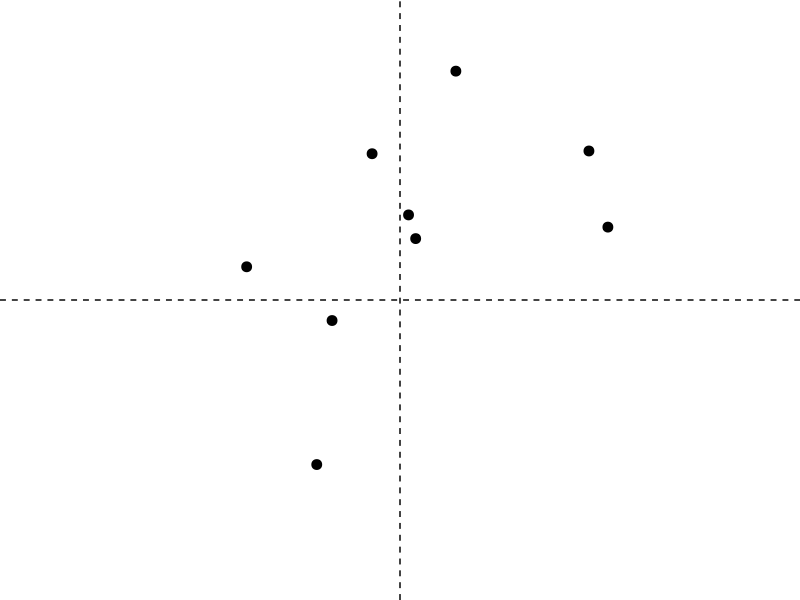
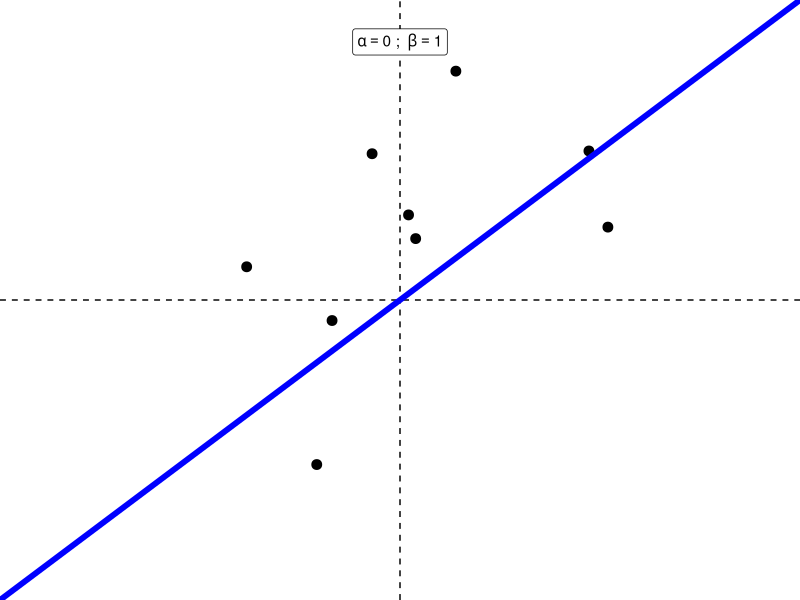
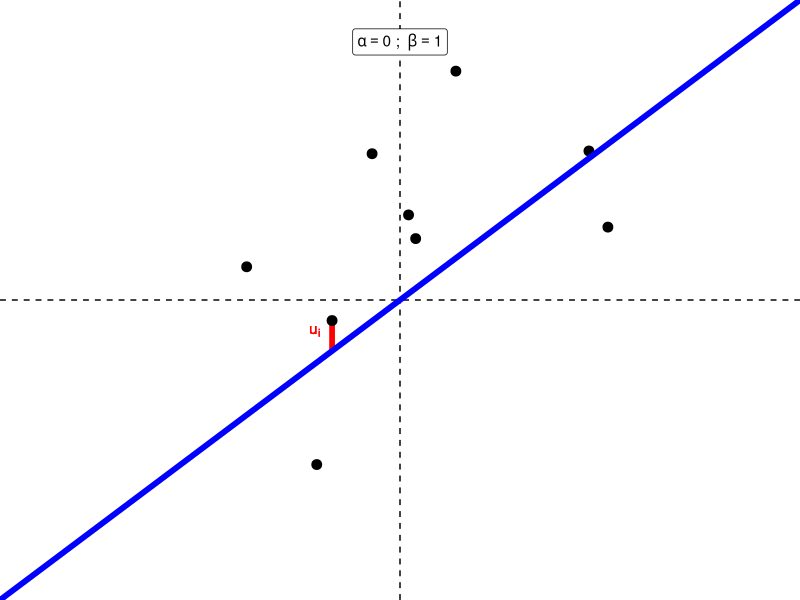
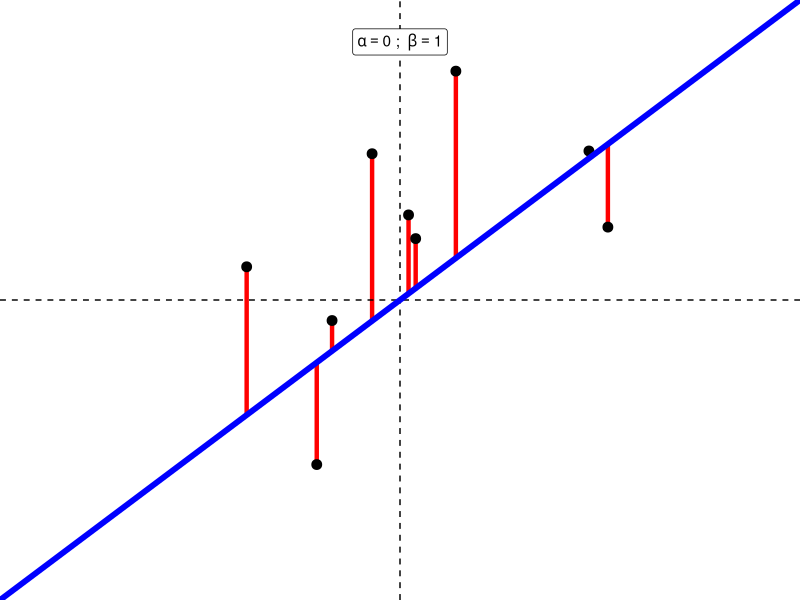
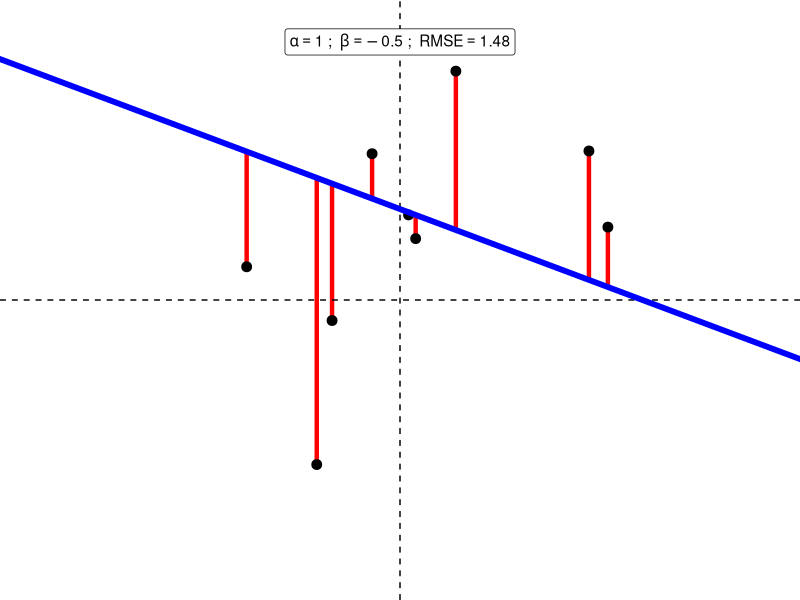
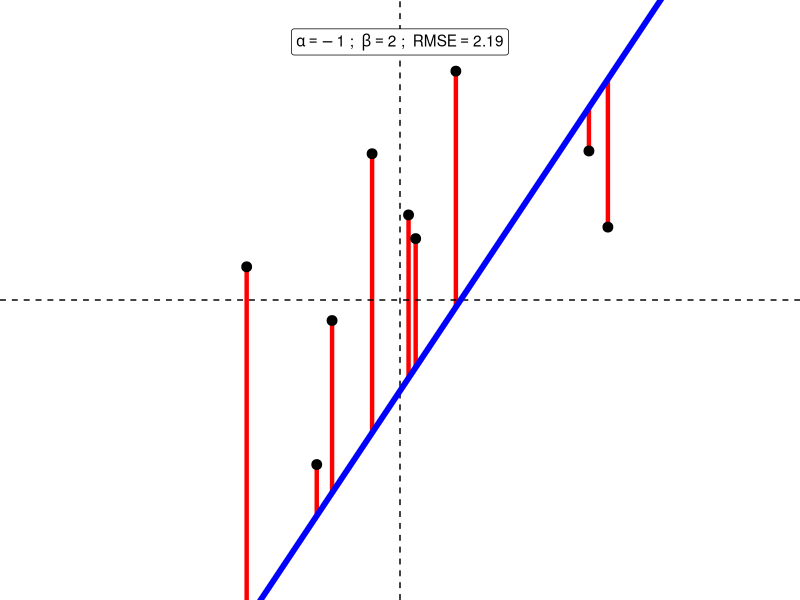
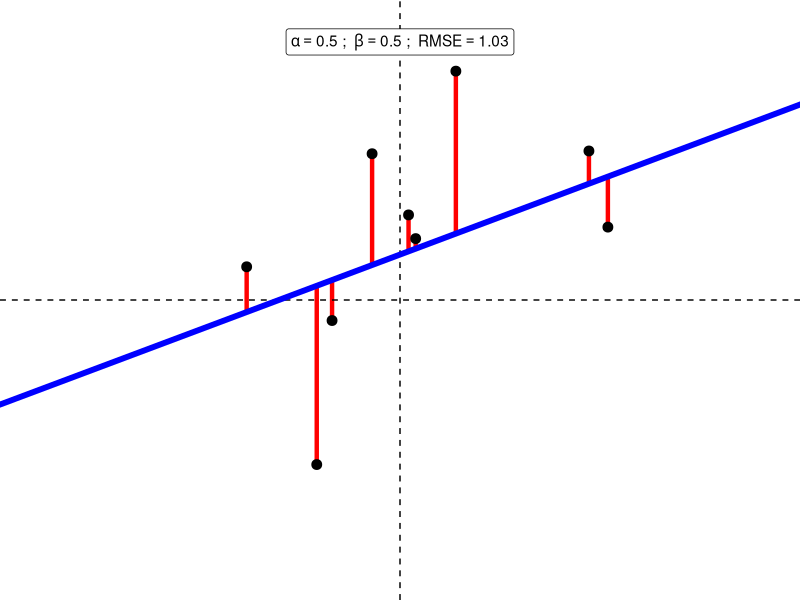

The R source for these figures, in order:
## ---- chunk 1
set.seed(123)
options(width=60)
knitr::opts_chunk$set(fig.align='center',fig.width=9,fig.height=5,message=F,warning=F)
def.chunk.hook  <- knitr::knit_hooks$get("chunk")
knitr::knit_hooks$set(chunk = function(x, options) {
  x <- def.chunk.hook(x, options)
  ifelse(options$size != "normalsize", paste0("\n \\", options$size,"\n\n", x, "\n\n \\normalsize"), x)
})
## ---- chunk 2
set.seed(123)
require(tidyverse)

X <- rnorm(9)
Y <- .5 + .5*X + rnorm(9)
p <- data.frame(X = X,Y = Y) %>%
  ggplot(aes(x = X,y = Y)) + 
  geom_point(size = 3) + 
  geom_vline(xintercept = 0,linetype = 'dashed') + 
  geom_hline(yintercept = 0,linetype = 'dashed') + 
  theme_void() + 
  lims(x = c(-3,3),y = c(-3,3))

ggsave(plot = p,filename = paste0('./scaffolding/regPlotFirst_0.png'),device = 'png',width = 4,height = 4)
## ---- chunk 3
p <- data.frame(X = X,Y = Y) %>%
  ggplot(aes(x = X,y = Y)) + 
  geom_point(size = 3) + 
  geom_vline(xintercept = 0,linetype = 'dashed') + 
  geom_hline(yintercept = 0,linetype = 'dashed') + 
  theme_void() +
  geom_abline(intercept = 0,slope = 1,color = 'blue',size = 2) + 
  lims(x = c(-3,3),y = c(-3,3)) + 
  # annotate(geom = 'rect',xmin = -.5,ymin = .5,xmax = .5,ymax = 1) + 
  annotate(geom = 'label',x = 0,y = Inf,label = list(bquote(alpha==0~'; '~beta==1)),vjust = 2.1,parse = T)
ggsave(plot = p,filename = paste0('./figs/regPlotFirst_1.png'),device = 'png',width = 4,height = 4)
## ---- chunk 4
p <- data.frame(X = X,Y = Y) %>%
  ggplot(aes(x = X,y = Y)) + 
  geom_segment(x = X[1],y = Y[1],xend = X[1],yend = X[1],color = 'red',size = 1.5) + 
  geom_point(size = 3) + 
  geom_vline(xintercept = 0,linetype = 'dashed') + 
  geom_hline(yintercept = 0,linetype = 'dashed') + 
  theme_void() + 
  geom_abline(intercept = 0,slope = 1,color = 'blue',size = 2) + 
  annotate(geom = 'text',x = X[1],y = Y[1],hjust = 2.1,vjust = 1.5,label = bquote(u[i]),color = 'red') + 
  lims(x = c(-3,3),y = c(-3,3)) + 
    annotate(geom = 'label',x = 0,y = Inf,label = list(bquote(alpha==0~'; '~beta==1)),vjust = 2.1,parse = T)
ggsave(plot = p,filename = paste0('./figs/regPlotFirst_2.png'),device = 'png',width = 4,height = 4)
## ---- chunk 5
RMSE <- sqrt(mean((Y - (X*1 + 0))^2))
p <- data.frame(X = X,Y = Y) %>%
  ggplot(aes(x = X,y = Y)) + 
  geom_segment(x = X,y = Y,xend = X,yend = X,color = 'red',size = 1.5) + 
  geom_point(size = 3) + 
  geom_vline(xintercept = 0,linetype = 'dashed') + 
  geom_hline(yintercept = 0,linetype = 'dashed') + 
  theme_void() + 
  geom_abline(intercept = 0,slope = 1,color = 'blue',size = 2) + 
  lims(x = c(-3,3),y = c(-3,3)) + 
  annotate(geom = 'label',x = 0,y = Inf,label = list(bquote(alpha==0~'; '~beta==1)),vjust = 2.1,parse = T)
ggsave(plot = p,filename = paste0('./figs/regPlotFirst_3.png'),device = 'png',width = 4,height = 4)
## ---- chunk 6
a <- 1
b <- -.5
RMSE <- sqrt(mean((Y - (X*b + a))^2))
p <- data.frame(X = X,Y = Y) %>%
  ggplot(aes(x = X,y = Y)) + 
  geom_segment(x = X,y = Y,xend = X,yend = X*b+a,color = 'red',size = 1.5) + 
  geom_point(size = 3) + 
  geom_vline(xintercept = 0,linetype = 'dashed') + 
  geom_hline(yintercept = 0,linetype = 'dashed') + 
  theme_void() + 
  geom_abline(intercept = a,slope = b,color = 'blue',size = 2) + 
  lims(x = c(-3,3),y = c(-3,3)) + 
  annotate(geom = 'label',x = 0,y = Inf,label = list(bquote(alpha==.(a)~'; '~beta==.(b)~'; '~RMSE==.(round(RMSE,2)))),vjust = 2.1,parse = T)
ggsave(plot = p,filename = paste0('./figs/regPlotFirst_4.png'),device = 'png',width = 4,height = 4)
## ---- chunk 7
a <- -1
b <- 2
RMSE <- sqrt(mean((Y - (X*b + a))^2))
p <- data.frame(X = X,Y = Y) %>%
  ggplot(aes(x = X,y = Y)) + 
  geom_segment(x = X,y = Y,xend = X,yend = X*b+a,color = 'red',size = 1.5) + 
  geom_point(size = 3) + 
  geom_vline(xintercept = 0,linetype = 'dashed') + 
  geom_hline(yintercept = 0,linetype = 'dashed') + 
  theme_void() + 
  geom_abline(intercept = a,slope = b,color = 'blue',size = 2) + 
  lims(x = c(-3,3),y = c(-3,3)) + 
  annotate(geom = 'label',x = 0,y = Inf,label = list(bquote(alpha==.(a)~'; '~beta==.(b)~'; '~RMSE==.(round(RMSE,2)))),vjust = 2.1,parse = T)
ggsave(plot = p,filename = paste0('./figs/regPlotFirst_5.png'),device = 'png',width = 4,height = 4)
## ---- chunk 8
a <- .5
b <- .5
RMSE <- sqrt(mean((Y - (X*b + a))^2))
p <- data.frame(X = X,Y = Y) %>%
  ggplot(aes(x = X,y = Y)) + 
  geom_segment(x = X,y = Y,xend = X,yend = X*b+a,color = 'red',size = 1.5) + 
  geom_point(size = 3) + 
  geom_vline(xintercept = 0,linetype = 'dashed') + 
  geom_hline(yintercept = 0,linetype = 'dashed') + 
  theme_void() + 
  geom_abline(intercept = a,slope = b,color = 'blue',size = 2) + 
  lims(x = c(-3,3),y = c(-3,3)) + 
  annotate(geom = 'label',x = 0,y = Inf,label = list(bquote(alpha==.(a)~'; '~beta==.(b)~'; '~RMSE==.(round(RMSE,2)))),vjust = 2.1,parse = T)
ggsave(plot = p,filename = paste0('./figs/regPlotFirst_6.png'),device = 'png',width = 4,height = 4)
